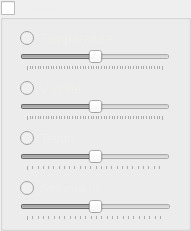
     <widget class="QGroupBox" name="groupBox_couleur">
      <property name="geometry">
       <rect>
        <x>20</x>
        <y>250</y>
        <width>191</width>
        <height>231</height>
       </rect>
      </property>
      <property name="styleSheet">
       <string notr="true">color: rgb(238, 238, 236);</string>
      </property>
      <property name="title">
       <string>Couleur</string>
      </property>
      <property name="checkable">
       <bool>true</bool>
      </property>
      <property name="checked">
       <bool>false</bool>
      </property>
      <widget class="QSlider" name="horizontalSlider_temperature">
       <property name="enabled">
        <bool>false</bool>
       </property>
       <property name="geometry">
        <rect>
         <x>20</x>
         <y>50</y>
         <width>150</width>
         <height>21</height>
        </rect>
       </property>
       <property name="minimum">
        <number>-255</number>
       </property>
       <property name="maximum">
        <number>255</number>
       </property>
       <property name="singleStep">
        <number>10</number>
       </property>
       <property name="pageStep">
        <number>10</number>
       </property>
       <property name="orientation">
        <enum>Qt::Horizontal</enum>
       </property>
       <property name="tickPosition">
        <enum>QSlider::TicksBelow</enum>
       </property>
      </widget>
      <widget class="QRadioButton" name="radioButton_temperature">
       <property name="geometry">
        <rect>
         <x>20</x>
         <y>30</y>
         <width>112</width>
         <height>16</height>
        </rect>
       </property>
       <property name="font">
        <font>
         <pointsize>10</pointsize>
        </font>
       </property>
       <property name="text">
        <string>Température</string>
       </property>
       <property name="autoExclusive">
        <bool>false</bool>
       </property>
      </widget>
      <widget class="QRadioButton" name="radioButton_vividite">
       <property name="geometry">
        <rect>
         <x>20</x>
         <y>80</y>
         <width>112</width>
         <height>16</height>
        </rect>
       </property>
       <property name="font">
        <font>
         <pointsize>10</pointsize>
        </font>
       </property>
       <property name="text">
        <string>Vividité</string>
       </property>
       <property name="autoExclusive">
        <bool>false</bool>
       </property>
      </widget>
      <widget class="QSlider" name="horizontalSlider_vividite">
       <property name="enabled">
        <bool>false</bool>
       </property>
       <property name="geometry">
        <rect>
         <x>20</x>
         <y>100</y>
         <width>150</width>
         <height>21</height>
        </rect>
       </property>
       <property name="minimum">
        <number>-255</number>
       </property>
       <property name="maximum">
        <number>255</number>
       </property>
       <property name="singleStep">
        <number>10</number>
       </property>
       <property name="orientation">
        <enum>Qt::Horizontal</enum>
       </property>
       <property name="tickPosition">
        <enum>QSlider::TicksBelow</enum>
       </property>
      </widget>
      <widget class="QSlider" name="horizontalSlider_teinte">
       <property name="enabled">
        <bool>false</bool>
       </property>
       <property name="geometry">
        <rect>
         <x>20</x>
         <y>150</y>
         <width>150</width>
         <height>21</height>
        </rect>
       </property>
       <property name="minimum">
        <number>-128</number>
       </property>
       <property name="maximum">
        <number>128</number>
       </property>
       <property name="singleStep">
        <number>10</number>
       </property>
       <property name="orientation">
        <enum>Qt::Horizontal</enum>
       </property>
       <property name="tickPosition">
        <enum>QSlider::TicksBelow</enum>
       </property>
      </widget>
      <widget class="QRadioButton" name="radioButton_teinte">
       <property name="geometry">
        <rect>
         <x>20</x>
         <y>130</y>
         <width>112</width>
         <height>16</height>
        </rect>
       </property>
       <property name="font">
        <font>
         <pointsize>10</pointsize>
        </font>
       </property>
       <property name="text">
        <string>Teinte</string>
       </property>
       <property name="autoExclusive">
        <bool>false</bool>
       </property>
      </widget>
      <widget class="QSlider" name="horizontalSlider_saturation">
       <property name="enabled">
        <bool>false</bool>
       </property>
       <property name="geometry">
        <rect>
         <x>20</x>
         <y>200</y>
         <width>151</width>
         <height>21</height>
        </rect>
       </property>
       <property name="minimum">
        <number>-128</number>
       </property>
       <property name="maximum">
        <number>128</number>
       </property>
       <property name="singleStep">
        <number>10</number>
       </property>
       <property name="orientation">
        <enum>Qt::Horizontal</enum>
       </property>
       <property name="tickPosition">
        <enum>QSlider::TicksBelow</enum>
       </property>
      </widget>
      <widget class="QRadioButton" name="radioButton_saturation">
       <property name="geometry">
        <rect>
         <x>20</x>
         <y>180</y>
         <width>112</width>
         <height>16</height>
        </rect>
       </property>
       <property name="font">
        <font>
         <pointsize>10</pointsize>
        </font>
       </property>
       <property name="text">
        <string>Saturation</string>
       </property>
       <property name="autoExclusive">
        <bool>false</bool>
       </property>
      </widget>
     </widget>
